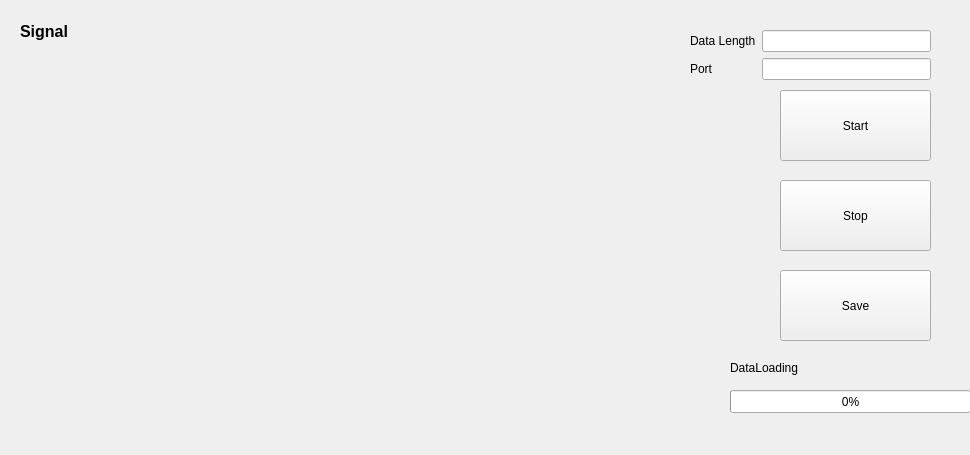
<?xml version="1.0" encoding="UTF-8"?>
<ui version="4.0">
 <class>HB_Form</class>
 <widget class="QWidget" name="HB_Form">
  <property name="geometry">
   <rect>
    <x>0</x>
    <y>0</y>
    <width>970</width>
    <height>455</height>
   </rect>
  </property>
  <property name="windowTitle">
   <string>Serial_Form</string>
  </property>
  <widget class="QPushButton" name="pushButton_start">
   <property name="geometry">
    <rect>
     <x>780</x>
     <y>90</y>
     <width>151</width>
     <height>71</height>
    </rect>
   </property>
   <property name="text">
    <string>Start</string>
   </property>
  </widget>
  <widget class="QPushButton" name="pushButton_stop">
   <property name="geometry">
    <rect>
     <x>780</x>
     <y>180</y>
     <width>151</width>
     <height>71</height>
    </rect>
   </property>
   <property name="text">
    <string>Stop</string>
   </property>
  </widget>
  <widget class="QWidget" name="formLayoutWidget_2">
   <property name="geometry">
    <rect>
     <x>690</x>
     <y>30</y>
     <width>241</width>
     <height>53</height>
    </rect>
   </property>
   <layout class="QFormLayout" name="formLayout_2">
    <item row="1" column="0">
     <widget class="QLabel" name="label_2">
      <property name="text">
       <string>Port</string>
      </property>
     </widget>
    </item>
    <item row="1" column="1">
     <widget class="QLineEdit" name="serial_portLineEdit"/>
    </item>
    <item row="0" column="1">
     <widget class="QLineEdit" name="lineEdit"/>
    </item>
    <item row="0" column="0">
     <widget class="QLabel" name="label_3">
      <property name="text">
       <string>Data Length</string>
      </property>
     </widget>
    </item>
   </layout>
  </widget>
  <widget class="QProgressBar" name="progressBar">
   <property name="geometry">
    <rect>
     <x>730</x>
     <y>390</y>
     <width>241</width>
     <height>23</height>
    </rect>
   </property>
   <property name="value">
    <number>0</number>
   </property>
  </widget>
  <widget class="QLabel" name="label_14">
   <property name="geometry">
    <rect>
     <x>20</x>
     <y>20</y>
     <width>81</width>
     <height>22</height>
    </rect>
   </property>
   <property name="font">
    <font>
     <pointsize>12</pointsize>
     <weight>75</weight>
     <bold>true</bold>
    </font>
   </property>
   <property name="text">
    <string>Signal</string>
   </property>
  </widget>
  <widget class="QPushButton" name="pushButton_save">
   <property name="geometry">
    <rect>
     <x>780</x>
     <y>270</y>
     <width>151</width>
     <height>71</height>
    </rect>
   </property>
   <property name="text">
    <string>Save</string>
   </property>
  </widget>
  <widget class="QLabel" name="label">
   <property name="geometry">
    <rect>
     <x>730</x>
     <y>360</y>
     <width>81</width>
     <height>16</height>
    </rect>
   </property>
   <property name="text">
    <string>DataLoading</string>
   </property>
  </widget>
  <widget class="QWidget" name="verticalLayoutWidget">
   <property name="geometry">
    <rect>
     <x>20</x>
     <y>60</y>
     <width>661</width>
     <height>371</height>
    </rect>
   </property>
   <layout class="QVBoxLayout" name="verticalLayout"/>
  </widget>
 </widget>
 <resources/>
 <connections/>
</ui>
